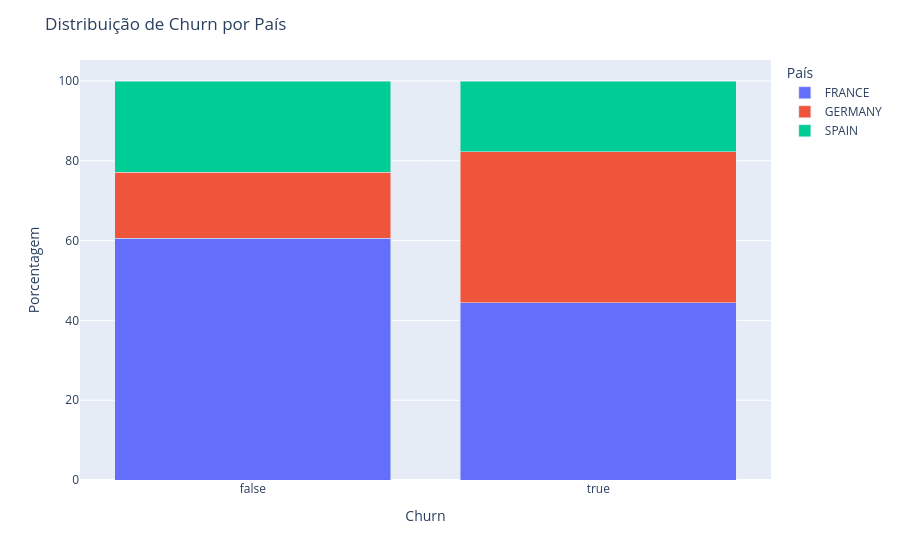

Source (notebook cell):
### Code cell
# Calcular porcentagem de cada categoria
df_grouped = df.groupby(['Churn', 'Pais']).size().reset_index(name='count')
total_por_churn = df_grouped.groupby('Churn')['count'].transform('sum')
df_grouped['percent'] = (df_grouped['count'] / total_por_churn) * 100

fig = px.bar(df_grouped, x='Churn', y='percent', color='Pais', barmode = 'stack', labels={'percent': 'Porcentagem', 'Churn': 'Churn', 'Pais': 'País'})

# Layout
fig.update_layout(
    title='Distribuição de Churn por País',
    yaxis_title='Porcentagem',
    legend_title='País'
)
fig.show()

### Figure 1 — Plotly figure (JSON) as saved in the notebook; plotly's stock layout.template omitted (floating-point values rounded to 4 significant figures)
{"data": [{"hovertemplate": "País=FRANCE<br>Churn=%{x}<br>Porcentagem=%{y}<extra></extra>", "legendgroup": "FRANCE", "marker": {"color": "#636efa", "pattern": {"shape": ""}}, "name": "FRANCE", "orientation": "v", "showlegend": true, "textposition": "auto", "type": "bar", "x": [false, true], "xaxis": "x", "y": [60.64, 44.4], "yaxis": "y"}, {"hovertemplate": "País=GERMANY<br>Churn=%{x}<br>Porcentagem=%{y}<extra></extra>", "legendgroup": "GERMANY", "marker": {"color": "#EF553B", "pattern": {"shape": ""}}, "name": "GERMANY", "orientation": "v", "showlegend": true, "textposition": "auto", "type": "bar", "x": [false, true], "xaxis": "x", "y": [16.49, 37.86], "yaxis": "y"}, {"hovertemplate": "País=SPAIN<br>Churn=%{x}<br>Porcentagem=%{y}<extra></extra>", "legendgroup": "SPAIN", "marker": {"color": "#00cc96", "pattern": {"shape": ""}}, "name": "SPAIN", "orientation": "v", "showlegend": true, "textposition": "auto", "type": "bar", "x": [false, true], "xaxis": "x", "y": [22.87, 17.73], "yaxis": "y"}], "layout": {"barmode": "stack", "legend": {"title": {"text": "País"}, "tracegroupgap": 0}, "margin": {"t": 60}, "title": {"text": "Distribuição de Churn por País"}, "xaxis": {"anchor": "y", "domain": [0, 1], "title": {"text": "Churn"}}, "yaxis": {"anchor": "x", "domain": [0, 1], "title": {"text": "Porcentagem"}}}}
